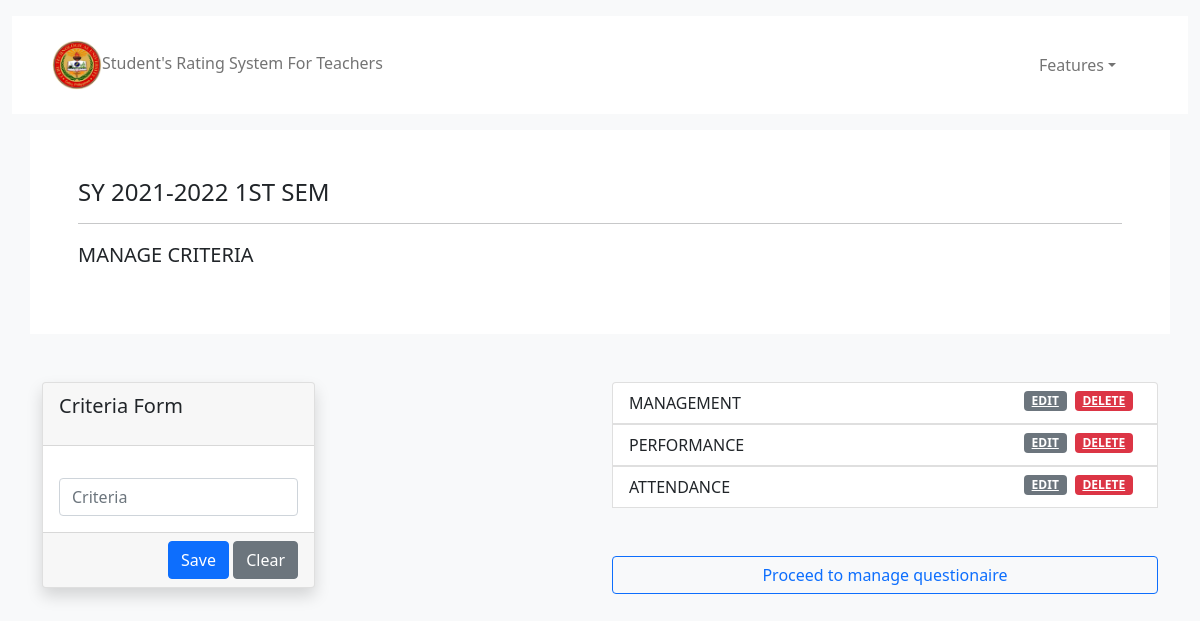
Page /views/manage-criteria.php?id=1 (signed in) on the committed database.
### tables this page shows
CREATE TABLE `evaluations` (
  `id` int(11) NOT NULL,
  `school_year` varchar(255) NOT NULL,
  `semester` varchar(255) NOT NULL,
  `status` varchar(255) NOT NULL DEFAULT 'NO',
  `year` varchar(255) DEFAULT NULL,
  `section` varchar(255) DEFAULT NULL,
  `course` varchar(255) DEFAULT NULL,
  `teacher_id` varchar(255) DEFAULT NULL
);

CREATE TABLE `criteria` (
  `id` int(11) NOT NULL,
  `eval_id` varchar(255) NOT NULL,
  `criteria_name` varchar(255) NOT NULL
);

### controller/functions.php (called while the page is built, shortened)
<?php
function get_eval_detail($id){
    $conn = connect_db();
    $sql ="SELECT * FROM evaluations WHERE id = '$id'";
    $result = $conn->query($sql);
    if ($result == TRUE) {
       return $result->fetch_assoc();
    } else {
       die("ERROR: ".$conn->error);
    }
}
function get_criteria($id){
    $conn = connect_db();
    $sql ="SELECT * FROM criteria WHERE eval_id = '$id'";
    $result = $conn->query($sql);
    if ($result->num_rows > 0) {
        $rows = array();
        while ($row = $result->fetch_assoc()) {
            $rows[] = $row;
        }
        return $rows;
    }else{
        return FALSE;
    }
}
?>

### views/manage-criteria.php (the view, shortened to what this page needs)
<?php include 'html/header.html';
include '../controller/functions.php';
$id = $_GET['id'];
$row = get_eval_detail($id);
?>
<div class="container-fluid my-3">
    <?php include 'admin-navbar.php'; ?>
</div>
<div class="container justify-content-center bg-white p-5">
    <h1 class="h4">SY <?php echo $row['school_year'] ?> <?php echo $row['semester'] ?> SEM </h1>
    <hr>
    <p class="lead">MANAGE CRITERIA</p>
</div>
<div class="container mt-5">
<div class="row">
    <div class="col-6 ">
        <div class="card w-50 shadow">
            <div class="card-header"><p class="lead">Criteria Form</p></div>
            <div class="card-body">
                <form action="" method="post">
                    <input type="text" name="cri_name" placeholder="Criteria" id="" class="form-control mt-3">
            </div>
            <div class="card-footer text-end">
                <button type="submit" name="save_criteria" class="btn btn-primary">Save</button>
                <button type="reset" class="btn btn-secondary">Clear</button>
            </div>
        </div>
    </div>
    <div class="col-6 ">
        <?php if(get_criteria($id) == FALSE){ ?>
                <alert class="alert alert-danger my-5">NO CRITERIA CREATED YET</alert>
        <?php }else{ ?>
            <div class="list-group">
                <?php foreach(get_criteria($id) as $row): ?>
                    <li class="list-group-item list-group-item-action"><?php echo $row['criteria_name']; ?>
                        <a href="../controller/delete.php?cri_id=<?php echo $row['id'] ?>" class="float-end badge bg-danger mx-2">DELETE</a>
                        <a href="#" class="float-end badge bg-secondary" data-bs-toggle="modal" data-bs-target="#modelId_<?php echo $row['id'] ?>" >EDIT</a>
                    </li>
                <?php endforeach; ?>
                <a href="manage-questionaire.php?id=<?php echo $id ?>" class="btn btn-outline-primary mt-5">Proceed to manage questionaire</a>
            </div>
        <?php } ?>
    </div>
</div>
</div>

### rows in the picture
evaluations: school_year "2021-2022", semester "1ST"
criteria: criteria_name "MANAGEMENT"
criteria: criteria_name "PERFORMANCE"
criteria: criteria_name "ATTENDANCE"
